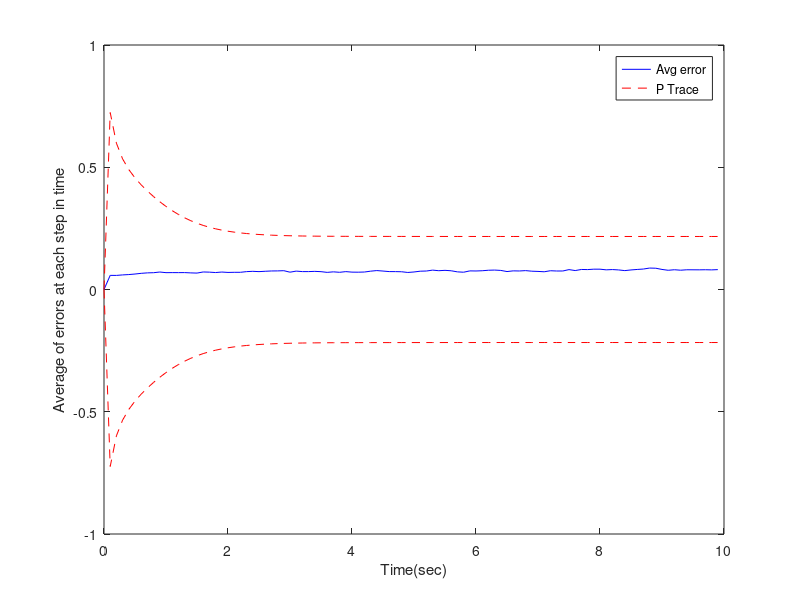

This chart was generated by the following MATLAB code:

clc;
clear;
close all;


A_c = [0 0 0 1 0 0 ; 
       0 0 0 0 1 0 ; 
       0 0 0 0 0 1 ; 
       -2 1 0 -1.6 0.8 0 ; 
       1 -2 1 0.8 -1.6 0.8 ; 
       0 1 -1 0 0.8 -0.8] ;
B_c = [0 0 0 ; 
       0 0 0 ; 
       0 0 0 ; 
       1 0 0 ;  
       0 1 0 ; 
       0 0 1] ;
C = [1 0 0 0 0 0 ;0 1 0 0 0 0 ; 0 0 1 0 0 0];

dT = 0.1;
A_d=expm(A_c*dT);
B_d=(A_d-eye(6))*inv(A_c)*B_c ;

x0 =[1 2 3 0 0 0]';
x_k = x0;
x_k1 = x_k;

x_hat = zeros(6,100);
u_bar = 0 ;

S_u = 0.2 ;
S_v = 0.1 ;

Q = B_d*S_u*B_d' ;
R = 0.1*eye(3) ;

P0 = blkdiag(eye(3),0.1*eye(3)) ;
% P0 = zeros(6,6)' ;
P(:,:,1) = P0 ;
xhat0 = x0 ;
x_hat(:,1)= xhat0 ;
x_tru(:,1)= x0 ;

for rn = 1:50
    for k = 2:100
        urandu = normrnd(u_bar,S_u*eye(3)) ;
        u_true(:,k-1)=[urandu(1,1);urandu(2,2);urandu(3,3)]; % gaussian random noise with mean S_u
        x_tru(:,k)=A_d*x_tru(:,k-1) + B_d*u_true(:,k-1); % true state change
      
        urandv = normrnd(u_bar,S_v*eye(3)) ;
        u_sensor(:,k-1)= [urandv(1,1);urandv(2,2);urandv(3,3)] ;
        y(:,k-1) = C*x_tru(:,k) + sqrtm(S_v)*u_sensor(:,k-1);
    
        x_hat(:,k) = A_d*x_hat(:,k-1) ;         % the model assumes ubar=0
        P(:,:,k) = A_d*P(:,:,k-1)*A_d' + Q;
    
        % measurement update
        K(:,:,k)=P(:,:,k)*C'*inv(C*P(:,:,k)*C' + R);
        x_hat(:,k)=x_hat(:,k) + K(:,:,k)*(y(:,k-1) - C*x_hat(:,k));
        P(:,:,k)=(eye(6) - K(:,:,k)*C)*P(:,:,k);
        
        % now compute estimate error
        e(:,k)=x_tru(:,k)-x_hat(:,k);
        e_norm(rn,k) = norm(e(:,k));
        P_trace(rn,k)=sqrt(trace(P(:,:,k)));
    end
    
    urandv = normrnd(u_bar,S_v*eye(3)) ;
    u_sensor(:,100)= [urandv(1,1);urandv(2,2);urandv(3,3)] ;
    y(:,100) = C*x_tru(:,k) + sqrtm(S_v)*u_sensor(:,k-1) ;
end

t=0:dT:10-dT;

h0 = figure ;
plot(t,mean(e_norm(:,:)),'b',t,mean(P_trace(:,:)),'--r',t,-mean(P_trace(:,:)),'--r');
xlabel('Time(sec)');
ylabel('Average of errors at each step in time');
legend('Avg error','P Trace');
exportgraphics(h0,['Monte Carlo Avereaged Results''.jpg'])
